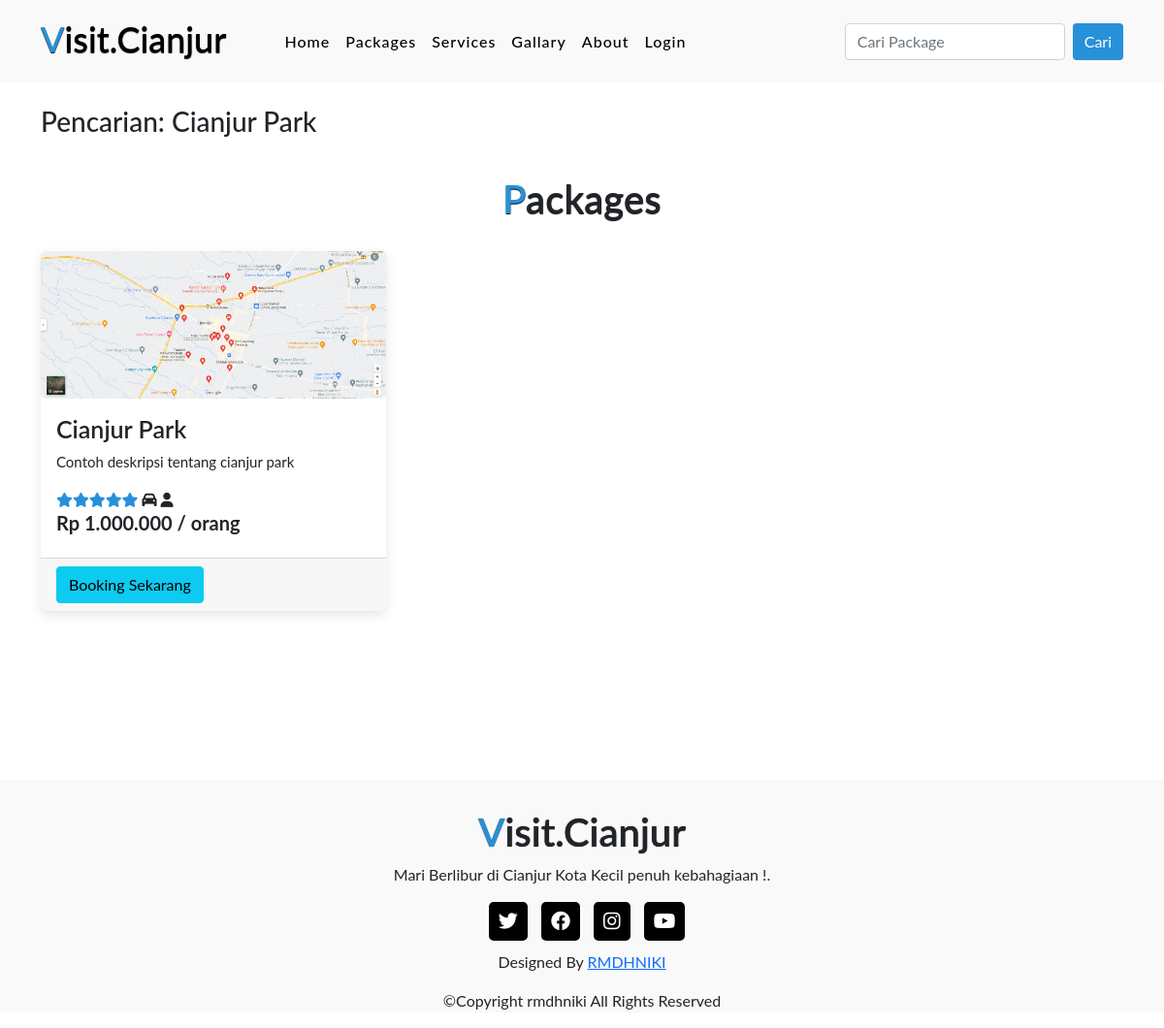
Screenshot of /search.php?keyword=Cianjur Park with the database file from the repository.
### tables this page shows
CREATE TABLE `packages` (
  `id` int(11) NOT NULL,
  `name` varchar(191) NOT NULL,
  `description` longtext,
  `image` text NOT NULL,
  `price` varchar(191) NOT NULL,
  `rating` int(5) NOT NULL
);

### function.php (called while the page is built, shortened)
<?php
function connectDB() {
    $host     = "localhost";
    $username = "root";
    $password = "";
    $database = "223040046_tubes";
    $conn = mysqli_connect($host, $username, $password, $database);
    return $conn;
}
function getFilterPackages($keyword) {
    $conn = connectDB();
    $query = "SELECT * FROM packages WHERE packages.name LIKE '%{$keyword}%'";
    $result = mysqli_query($conn, $query);
    $records = mysqli_fetch_all($result, MYSQLI_ASSOC);
    return $records;
}
function formatRupiah($angka) {
    $rupiah = number_format($angka, 0, ',', '.');
    return 'Rp ' . $rupiah;
}

### search.php (the view, shortened to what this page needs)
<?php
require('function.php');
if(isset($_GET['keyword'])){
    $keyword = $_GET['keyword'];
    $packages = getFilterPackages($keyword);
}
?>
<html lang="en">
  <head>
    <link rel="stylesheet" href="./css/style.css">
    <link href="https://cdn.jsdelivr.net/npm/bootstrap@5.0.2/dist/css/bootstrap.min.css" rel="stylesheet" />
    <link rel="stylesheet" href="https://cdnjs.cloudflare.com/ajax/libs/font-awesome/6.2.1/css/all.min.css" />
  </head>
  <body>
    <nav class="navbar navbar-expand-lg" id="navbar">
      <div class="container">
        <a class="navbar-brand" href="index.html" id="logo"><span>V</span>isit.Cianjur</a>
        <div class="collapse navbar-collapse" id="mynavbar">
          <ul class="navbar-nav me-auto ps-3">
            <li class="nav-item">
              <a class="nav-link active" href="<?= BASE_URL ?>#">Home</a>
            </li>
            <li class="nav-item">
              <a class="nav-link" href="<?= BASE_URL ?>#packages">Packages</a>
            </li>
            <li class="nav-item">
              <a class="nav-link" href="<?= BASE_URL ?>#services">Services</a>
            </li>
            <li class="nav-item">
              <a class="nav-link" href="<?= BASE_URL ?>#gallary">Gallary</a>
            </li>
            <li class="nav-item">
              <a class="nav-link" href="<?= BASE_URL ?>#about">About</a>
            </li>
            <li class="nav-item">
              <a class="nav-link" href="./login.php">Login</a>
            </li>
          </ul>
          <form action="search.php" method="GET" class="d-flex">
            <input name="keyword" class="form-control me-2" type="text" placeholder="Cari Package" />
            <button type="submit" class="btn btn-primary">Cari</button>
          </form>
        </div>
      </div>
    </nav>
    <section class="packages" id="packages">
      <div class="container">
        <div class="row mt-4">
          <div class="col-md-12">
          <h3>Pencarian: <?= $keyword ?></h3>
          </div>
        </div>
        <?php if(count($packages) > 0 ): ?>
        <div class="main-txt">
          <h1><span>P</span>ackages</h1>
        </div>
        <div class="row" style="margin-top: 30px">
          <?php foreach($packages as $package): ?>
          <div class="col-md-4 py-3 py-md-0 mb-4">
            <div class="card h-100">
              <img class="img-fluid" src="./images/packages/<?= $package['image'] ?>" alt="Gambar <?= $package['name'] ?>" />
              <div class="card-body">
                <h3><?= $package['name'] ?></h3>
                <p><?= $package['description'] ?>
                </p>
                <div class="star">
                  <?php
                    for ($x = $package['rating']; $x >= 1; $x--) {
                    echo "<i class='fa-solid fa-star checked'></i>";
                    }
                  ?>
                  <i class="fa-solid fa-car"></i>
                  <i class="fa-solid fa-user"></i>
                </div>
                <h6><strong><?= formatRupiah($package['price']); ?> / orang</strong></h6>
              </div>
              <div class="card-footer">
                <a href="user/packages/booking.php?id=<?= $package['id'] ?>" class="btn btn-info">Booking Sekarang</a>
              </div>
            </div>
          </div>
          <?php endforeach; ?>
        </div>
        <?php else: ?>
        <div class="main-txt">
          <h1>Packages Tidak Ditemukan</h1>
        </div>
        <?php endif; ?>
        </div>
    </section>
    <footer id="footer">
      <h1><span>V</span>isit.Cianjur</h1>
      <p>Mari Berlibur di Cianjur Kota Kecil penuh kebahagiaan !.</p>
      <div class="social-links">
        <a href= "https://twitter.com/visitcianjur"><i class="fa-brands fa-twitter" ></i></a>
        <a href="https://www.facebook.com/visitcianjur.id/" > <i class="fa-brands fa-facebook"></i></a>
       <a href="https://www.instagram.com/visitcianjur/" ><i class="fa-brands fa-instagram"  ></i></a>
        <a href="https://www.youtube.com/@visitcianjurtv"> <i class="fa-brands fa-youtube"></i></a>
      </div>
      <div class="credit">
        <p>Designed By <a href="https://www.instagram.com/rmdhnikii/">RMDHNIKI</a></p>
      </div>
      <div class="copyright">
        <p>&copy;Copyright rmdhniki All Rights Reserved</p>
      </div>
    </footer>
  </body>
</html>

### css/style.css (style rules this page uses)
* { margin: 0; padding: 0; box-sizing: border-box; text-decoration: none; list-style: none; scroll-behavior: smooth; font-family: "Lato", sans-serif; }
#navbar { background: #f9f9f9; }
#logo { font-size: 36px; font-weight: 550; color: black; text-shadow: 0px 1px 1px black; margin-bottom: 5px; }
#logo span { color: #2691d9; }
.navbar-nav { margin-left: 20px; }
.nav-item .nav-link { font-size: 16px; font-weight: 550; color: black; letter-spacing: 1px; border-radius: 3px; transition: 0.5s ease; }
#navbar form button { background: #2691d9; color: white; border: none; }
.main-txt h1 { text-align: center; margin-top: 30px; font-weight: 600; text-shadow: 0px 1px 1px black; }
.main-txt h1 span { color: #2691d9; }
.packages .card { border-radius: 5px; border: none; box-shadow: rgba(0, 0, 0, 0.1) 0px 4px 12px; }
.packages .card img { border-radius: 5px; }
.packages .card .card-body { background: transparent; }
.packages .card .card-body h3 { font-size: 25px; font-weight: 600; }
.packages .card .card-body p { font-size: 15px; }
.checked { color: #2691d9; }
.star i { font-size: 15px; }
.packages .card .card-body h6 { font-size: 20px; }
#footer { width: 100%; margin-top: 150px; text-align: center; background: #f9f9f9; }
#footer h1 { font-weight: 600; padding-top: 30px; text-shadow: 0px 0px 1px black; }
#footer h1 span { color: #2691d9; }
.social-links i { padding: 10px; border-radius: 5px; font-size: 20px; background: black; color: white; margin-left: 10px; margin-bottom: 10px; transition: 0.5s ease; cursor: pointer; }

### rows the page displays
packages: image (picture), name "Cianjur Park", description "Contoh deskripsi tentang cianjur park", rating 5 (drawn), price "Rp 1.000.000"

### other values shown
$keyword "Cianjur Park"
